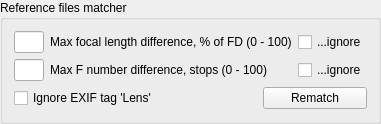
               <widget class="QGroupBox" name="groupBoxReferenceFilesMatcher">
                <property name="sizePolicy">
                 <sizepolicy hsizetype="Fixed" vsizetype="Fixed">
                  <horstretch>0</horstretch>
                  <verstretch>0</verstretch>
                 </sizepolicy>
                </property>
                <property name="minimumSize">
                 <size>
                  <width>0</width>
                  <height>124</height>
                 </size>
                </property>
                <property name="locale">
                 <locale language="English" country="UnitedStates"/>
                </property>
                <property name="title">
                 <string>Reference files matcher</string>
                </property>
                <layout class="QHBoxLayout" name="horizontalLayout_26">
                 <item>
                  <layout class="QVBoxLayout" name="verticalLayout_11">
                   <property name="spacing">
                    <number>6</number>
                   </property>
                   <item>
                    <layout class="QHBoxLayout" name="horizontalLayout_23">
                     <item>
                      <widget class="QLineEdit" name="lineEditMatcherFocalLengthMaxDifference">
                       <property name="sizePolicy">
                        <sizepolicy hsizetype="Fixed" vsizetype="Fixed">
                         <horstretch>0</horstretch>
                         <verstretch>0</verstretch>
                        </sizepolicy>
                       </property>
                       <property name="maximumSize">
                        <size>
                         <width>30</width>
                         <height>16777215</height>
                        </size>
                       </property>
                       <property name="locale">
                        <locale language="English" country="UnitedStates"/>
                       </property>
                       <property name="inputMethodHints">
                        <set>Qt::InputMethodHint::ImhNone</set>
                       </property>
                       <property name="alignment">
                        <set>Qt::AlignmentFlag::AlignCenter</set>
                       </property>
                       <property name="placeholderText">
                        <string/>
                       </property>
                      </widget>
                     </item>
                     <item>
                      <widget class="QLabel" name="label_8">
                       <property name="text">
                        <string>Max focal length difference, % of FD (0 - 100)</string>
                       </property>
                      </widget>
                     </item>
                     <item>
                      <widget class="QCheckBox" name="checkBoxMatcherFocalLengthIgnore">
                       <property name="text">
                        <string>...ignore</string>
                       </property>
                      </widget>
                     </item>
                    </layout>
                   </item>
                   <item>
                    <layout class="QHBoxLayout" name="horizontalLayout_25">
                     <item>
                      <widget class="QLineEdit" name="lineEditMatcherFNumberMaxDifference">
                       <property name="sizePolicy">
                        <sizepolicy hsizetype="Fixed" vsizetype="Fixed">
                         <horstretch>0</horstretch>
                         <verstretch>0</verstretch>
                        </sizepolicy>
                       </property>
                       <property name="maximumSize">
                        <size>
                         <width>30</width>
                         <height>16777215</height>
                        </size>
                       </property>
                       <property name="alignment">
                        <set>Qt::AlignmentFlag::AlignCenter</set>
                       </property>
                       <property name="placeholderText">
                        <string/>
                       </property>
                      </widget>
                     </item>
                     <item>
                      <widget class="QLabel" name="label_9">
                       <property name="text">
                        <string>Max F number difference, stops (0 - 100)</string>
                       </property>
                      </widget>
                     </item>
                     <item>
                      <spacer name="horizontalSpacer_11">
                       <property name="orientation">
                        <enum>Qt::Orientation::Horizontal</enum>
                       </property>
                       <property name="sizeHint" stdset="0">
                        <size>
                         <width>0</width>
                         <height>20</height>
                        </size>
                       </property>
                      </spacer>
                     </item>
                     <item>
                      <widget class="QCheckBox" name="checkBoxMatcherFNumberIgnore">
                       <property name="text">
                        <string>...ignore</string>
                       </property>
                      </widget>
                     </item>
                    </layout>
                   </item>
                   <item>
                    <layout class="QHBoxLayout" name="horizontalLayout_24">
                     <item>
                      <widget class="QCheckBox" name="checkBoxMatcherIgnoreExifTagLens">
                       <property name="text">
                        <string>Ignore EXIF tag 'Lens'</string>
                       </property>
                      </widget>
                     </item>
                     <item>
                      <spacer name="horizontalSpacer_12">
                       <property name="orientation">
                        <enum>Qt::Orientation::Horizontal</enum>
                       </property>
                       <property name="sizeHint" stdset="0">
                        <size>
                         <width>40</width>
                         <height>20</height>
                        </size>
                       </property>
                      </spacer>
                     </item>
                     <item>
                      <widget class="QPushButton" name="pushButtonRematch">
                       <property name="minimumSize">
                        <size>
                         <width>104</width>
                         <height>0</height>
                        </size>
                       </property>
                       <property name="text">
                        <string>Rematch</string>
                       </property>
                      </widget>
                     </item>
                    </layout>
                   </item>
                  </layout>
                 </item>
                </layout>
               </widget>
